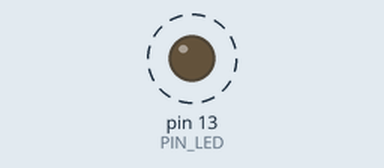
This sketch was run on a simulated Arduino Uno, built with avr-gcc and run on an emulated ATmega328P. Parts: output pins drawn as LEDs (lit = HIGH). Dashed ring = blinking. What the sketch prints to the serial monitor is not drawn.

Above: at 0.5 s.
Timing chart, 0 to 4.6 s (numbered marks = the images above):
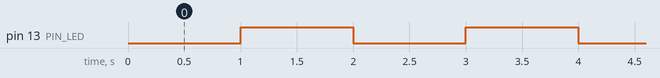

Measured:
- by itself, pin 13 (PIN_LED): alternates HIGH for 1.0 s and LOW for 1.0 s

The sketch:

04_example_3.ino
```cpp
#define PIN_LED 13
int count, toggle;

void setup() {
  pinMode(PIN_LED, OUTPUT);
  Serial.begin(115200);
  while (!Serial) {
    ;
  }
  Serial.println("Hello World!");
  count = toggle = 0;
  digitalWrite(PIN_LED, toggle);
}

void loop() {
  Serial.println(++count);
  toggle = toggle_state(toggle);
  digitalWrite(PIN_LED, toggle);

}

int toggle_state(int toggle) {
  if (toggle == 0) {
    delay(1000);
    toggle += 1;}
  else if (toggle == 1) {
    delay(1000);
    toggle -= 1;}
  return toggle;
}
```
